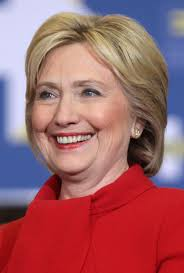
#> input picture images/Hillary.jpg, 184 x 273 px, found by its file name
$ jupyter execute Capture_Image_From_Photo.ipynb
#> lines starting #> are read from the running program, lines starting #| are printed output that depends on the picture; after the words box and inside, x2 and y2 are one past the last pixel; in counts of white or black regions, pixels touching at a corner belong together
[cell 1]
import cv2
import numpy as np

image = cv2.imread('C:/Users/Sandeep/Desktop/DIATM_Machine_Learning/images/Hillary.jpg')
#> image is the input picture: shape (273, 184, 3); mean B, G, R 104.2, 98.1, 159.7


hsv = cv2.cvtColor(image, cv2.COLOR_BGR2HSV)  # RGB to HSB
#> hsv: shape (273, 184, 3); mean H, S, V 87.4, 129.1, 173.9
lower_red = np.array([95, 98, 87]) # pixel range H S V
upper_red = np.array([117, 130, 120])

mask = cv2.inRange(hsv, lower_red, upper_red)  # inRange filter image by color
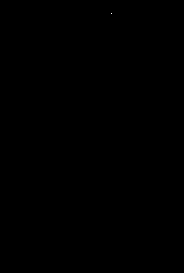
#> mask: shape (273, 184); 0% white in thin lines or dots, all inside (x1, y1, x2, y2) = (111, 13, 112, 14)
res = cv2.bitwise_and(image, image, mask = mask)
kernel = np.ones((15,15), np.float32)/225
smoothed = cv2.filter2D(res, -1, kernel) # lowpass filter (remove noise), highpass filter (remove blurring)
median = cv2.medianBlur(res, 9)
#> median: shape (273, 184, 3); every value is 0
blur = cv2.GaussianBlur(res, (5,5), 0) # capture the image surface excluding background

cv2.imshow('Original Damaged Photo', image)
cv2.waitKey(0)
# [8 lines of commented-out code are left out]
